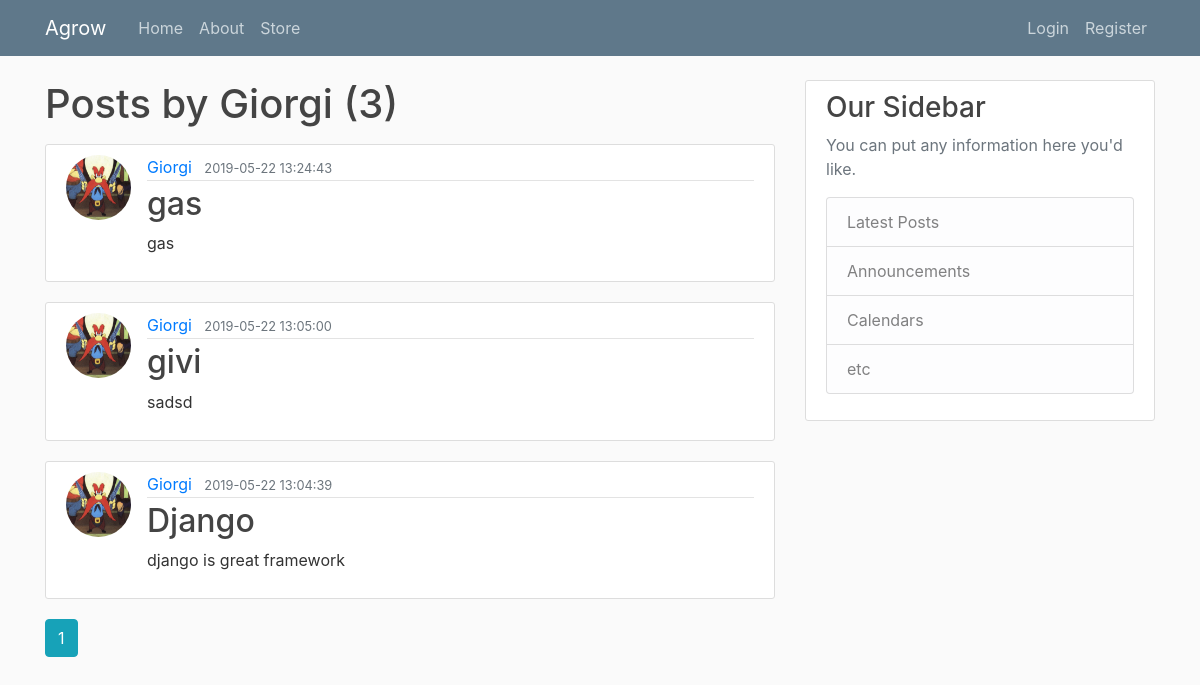
Page /user/Giorgi on the committed database.
### flaskblog/models.py (models this page shows, shortened)
class User(db.Model, UserMixin):
	id = db.Column(db.Integer, primary_key=True)
	username = db.Column(db.String(20), unique=True, nullable=False)
	email = db.Column(db.String(120), unique=True, nullable=False)
	image_file = db.Column(db.String(20), nullable=False, default='5.jpg' )
	password = db.Column(db.String(60), nullable=False)
	admin = db.Column(db.Boolean, nullable=False, default=False)
	posts = db.relationship('Post', backref='author', lazy=True)
	user_comment = db.relationship('Comment', backref='author_comm', lazy=True)
	followers = db.relationship('Followers', backref='user_followers', lazy=True)
	following = db.relationship('Following', backref='user_following', lazy=True)
	likes = db.relationship('Like', backref='user_like', lazy=True)

class Post(db.Model):
	id = db.Column(db.Integer, primary_key=True)
	title = db.Column(db.String(120), nullable=False)
	date_posted = db.Column(db.DateTime, nullable=False, default=datetime.utcnow())
	content = db.Column(db.Text, nullable=False)
	image = db.Column(db.String, nullable=True)
	view = db.Column(db.Integer, nullable=False, default=0)
	photo = db.Column(db.String, nullable=True)
	user_id = db.Column(db.Integer, db.ForeignKey('user.id'), nullable=False)
	comment = db.Column(db.Text, nullable=True)
	post_comment = db.relationship('Comment', backref='post_comm', lazy=True)
	likes = db.relationship('Like', backref='post_like', lazy=True)

### flaskblog/routes.py (the view)
@app.route('/user/<string:username>', methods=['GET'])
def user_posts(username):
	page = request.args.get('page', 1, type=int)
	user = User.query.filter_by(username=username).first_or_404()
	posts = Post.query.filter_by(author=user).order_by(Post.date_posted.desc())\
								.paginate(page=page, per_page=5)
	return render_template('user_posts.html', posts=posts, user=user)

### flaskblog/templates/user_posts.html
{% extends "layout.html" %}
{% block content %}
    <h1 class="mb-3">Posts by {{ user.username }} ({{ posts.total }})</h1>
    {% for post in posts.items %}
        <article class="media content-section">
          <img class="rounded-circle article-img" src="{{ url_for('static', filename='profile_pics/' + post.author.image_file) }}">
          <div class="media-body">
            <div class="article-metadata">
              <a class="mr-2" href="{{ url_for('user_posts', username=post.author.username) }}">{{ post.author.username }}</a>
              <small class="text-muted">{{ post.date_posted.strftime('%Y-%m-%d %H:%M:%S') }}</small>
            </div>
            <h2><a class="article-title" href="{{ url_for('post', post_id=post.id) }}">{{ post.title }}</a></h2>
            <p class="article-content">{{ post.content }}</p>
          </div>
        </article>
    {% endfor %}
    {% for page_num in posts.iter_pages(left_edge=1, right_edge=1, left_current=1, right_current=2) %}
      {% if page_num %}
        {% if posts.page == page_num %}
          <a class="btn btn-info mb-4" href="{{ url_for('user_posts', username=user.username, page=page_num) }}">{{ page_num }}</a>
        {% else %}
          <a class="btn btn-outline-info mb-4" href="{{ url_for('user_posts', username=user.username, page=page_num) }}">{{ page_num }}</a>
        {% endif %}
      {% else %}
        ...
      {% endif %}
    {% endfor %}
{% endblock content %}

### flaskblog/static/main.css (style rules this page uses)
body { background: #fafafa; color: #333333; margin-top: 5rem; }
h1, h2, h3, h4, h5, h6 { color: #444444; }
.content-section { background: #ffffff; padding: 10px 20px; border: 1px solid #dddddd; border-radius: 3px; margin-bottom: 20px; }
.article-title { color: #444444; }
.article-content { white-space: pre-line; }
.article-img { height: 65px; width: 65px; margin-right: 16px; }
.article-metadata { padding-bottom: 1px; margin-bottom: 4px; border-bottom: 1px solid #e3e3e3 }

### rows in the picture
User: username "Giorgi"
Post: image_file (picture), author.username "Giorgi", date_posted "2019-05-22 13:24:43", title "gas", content "gas"
Post: image_file (picture), author.username "Giorgi", date_posted "2019-05-22 13:05:00", title "givi", content "sadsd"
Post: image_file (picture), author.username "Giorgi", date_posted "2019-05-22 13:04:39", title "Django", content "django is great framework"

### other values in the picture
{{ posts.total }} "3"
{{ page_num }} "1"
